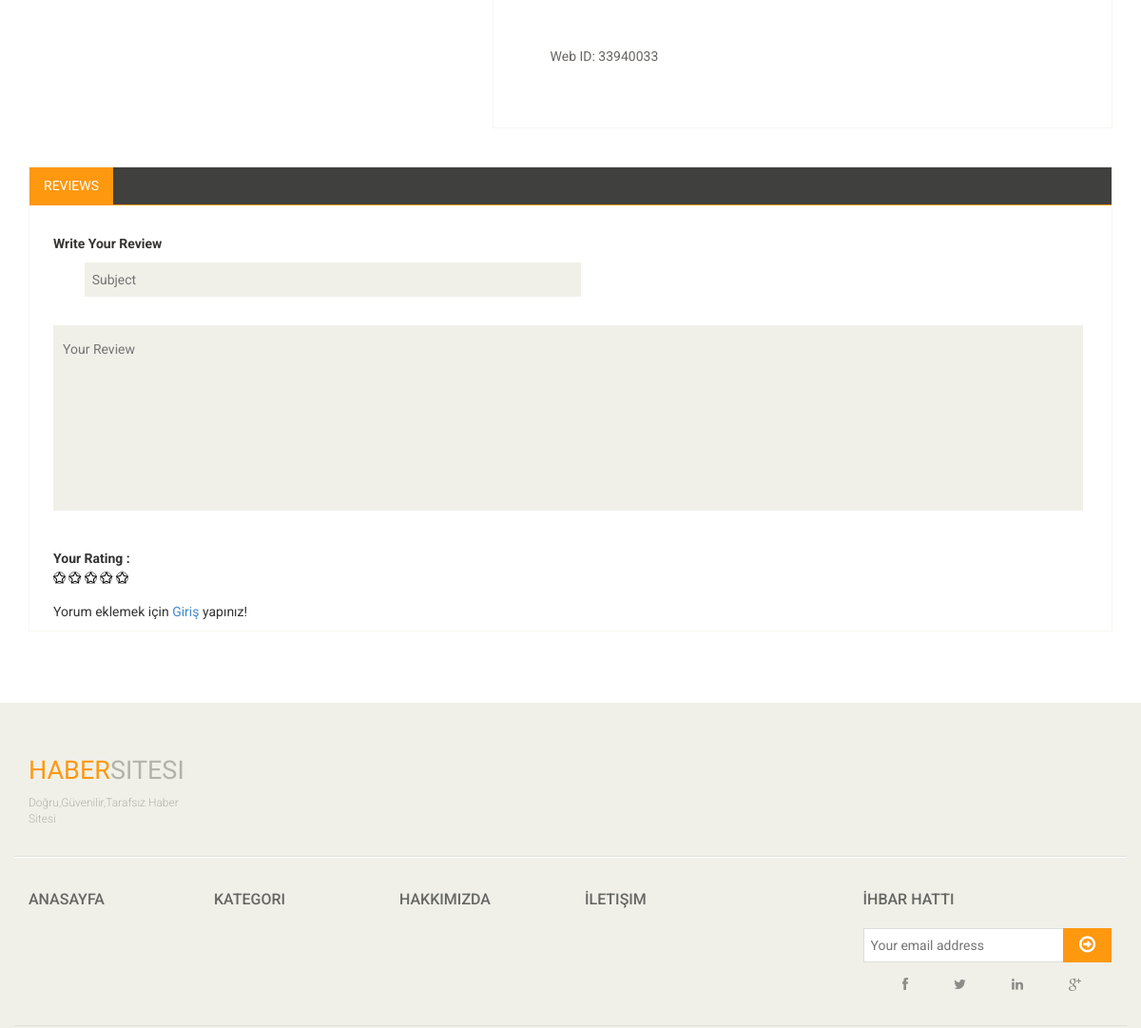
/news/11/super-lig-boyle-mi-/ (middle part), run on an earlier commit of the app's database.
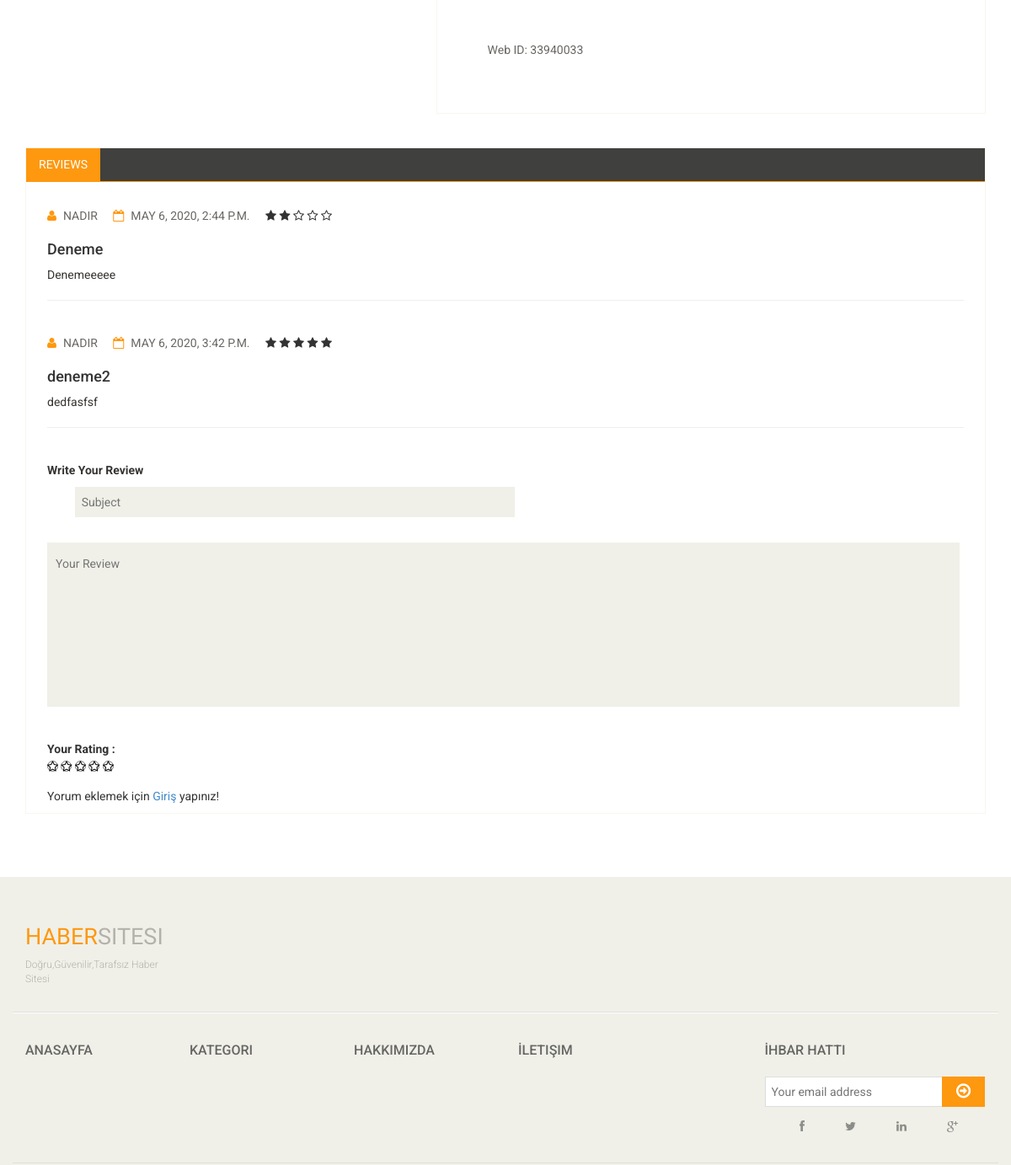
And on a later commit of the database.
### news/models.py (models this page shows, shortened)
class Comment(models.Model):
    STATUS=(
        ('New', 'Yeni'),
        ('True', 'Evet'),
        ('False', 'Hayır'),
    )
    news = models.ForeignKey(News,on_delete=models.CASCADE)
    user = models.ForeignKey(User,on_delete=models.CASCADE)
    subject = models.CharField(max_length=50,blank=True)
    comment = models.TextField(max_length=50,blank=True)
    rate = models.IntegerField(blank=True)
    status = models.CharField(max_length=10,choices=STATUS,default='New')
    ip = models.CharField(blank=True,max_length=20)
    create_at = models.DateTimeField(auto_now_add=True)
    update_at = models.DateTimeField(auto_now=True)

### home/views.py (the view)
# urls.py: path('news/<int:id>/<slug:slug>/',views.news_detail,name='news_detail'),
def news_detail(request,id,slug):
    category=Category.objects.all()
    new = News.objects.get(pk=id)
    images=Images.objects.filter(news_id=id)
    comments=Comment.objects.filter(news_id=id,status='True')
    context = {'new': new,
               'category': category,
               'images': images,
               'comments' : comments,
               }
    return render(request,'news_detail.html',context)

### home/templates/news_detail.html (shortened to what this page needs)
{% extends "homebase.html" %}
{% load static %}
{% block content %}
    <div class="section">
        <div class="container">
            <div class="row">
                <div class="product-details">
                    <div class="col-sm-7">
                        <div class="product-information">
                            <br>
                            <br>
                            <p>Web ID: 33940033</p>
                        </div>
                    </div>
                </div>
                <div class="category-tab shop-details-tab">
                    <div class="col-sm-12">
                        <ul class="nav nav-tabs">
                            <li class="active"><a href="#reviews" data-toggle="tab">Reviews</a></li>
                        </ul>
                    </div>
                    <div class="tab-pane fade active in" id="reviews" >
                        <div class="col-sm-12">
                            {% for rs in comments %}
                                <div>
                                    <ul>
                                        <li><a href=""><i class="fa fa-user"></i>{{rs.user.first_name}}</a></li>
                                        <li><a href=""><i class="fa fa-calendar-o"></i>{{ rs.create_at }}</a></li>
                                        <i class="fa fa-star{% if rs.rate < 1 %}-o empty{% endif %}"></i>
                                        <i class="fa fa-star{% if rs.rate < 2 %}-o empty{% endif %}"></i>
                                        <i class="fa fa-star{% if rs.rate < 3 %}-o empty{% endif %}"></i>
                                        <i class="fa fa-star{% if rs.rate < 4 %}-o empty{% endif %}"></i>
                                        <i class="fa fa-star{% if rs.rate < 5 %}-o empty{% endif %}"></i>
                                    </ul>
                                    <div>
                                        <h4>{{ rs.subject }}</h4>
                                        <p>{{ rs.comment }}</p>
                                    </div>
                                    <hr>
                                </div>
                                <br>
                            {% endfor %}
                            <p><b>Write Your Review</b></p>
                            <form action="/news/addcomment/{{ new.id }}" method="post">
                                <div class="form-group">
										<span>
											<input class="input" type="text" name="subject" id="id_subject" placeholder="Subject"/>
										</span>
                                </div>
                                <div class="form-group">
                                    <textarea class="input" name="comment" id="id_comment" placeholder="Your Review" ></textarea>
                                </div>
                                <div class="form-group">
                                    <div class="input-rating">
                                        <strong class="text-uppercase">Your Rating :</strong>
                                        <div class="stars">
                                            <input class="fa fa-star-o" type="radio" id="star1" name="rate" value="1"/><label for="star1"></label>
                                            <input class="fa fa-star-o" type="radio" id="star2" name="rate" value="2"/><label for="star2"></label>
                                            <input class="fa fa-star-o" type="radio" id="star3" name="rate" value="3"/><label for="star3"></label>
                                            <input class="fa fa-star-o" type="radio" id="star4" name="rate" value="4"/><label for="star4"></label>
                                            <input class="fa fa-star-o" type="radio" id="star5" name="rate" value="5"/><label for="star5"></label>
                                        </div>
                                    </div>
                                </div>
                                {% if user.id is not None %}
                                    <button class="btn btn-default pull-right">
                                        Send Comment
                                    </button>
                                {% else %}
                                    Yorum eklemek için <a href="/login"> Giriş </a> yapınız!
                                {% endif %}
                            </form>
                        </div>
                    </div>
                </div>
            </div>
        </div>
    </div>
{% endblock %}

### home/templates/homebase.html (shortened to what this page needs)
<!DOCTYPE html>
<html lang="en">
<head>
    {% load static %}
    <link href="{% static 'css/bootstrap.min.css' %}" rel="stylesheet">
    <link href="{%static 'css/font-awesome.min.css' %}" rel="stylesheet">
    <link href="{%static 'css/prettyPhoto.css' %}" rel="stylesheet">
    <link href="{%static 'css/price-range.css' %}" rel="stylesheet">
    <link href="{%static 'css/animate.css' %}" rel="stylesheet">
    <link href="{%static 'css/main.css' %}" rel="stylesheet">
    <link href="{%static 'css/responsive.css' %}" rel="stylesheet">
    <link rel="stylesheet" href="https://ajax.googleapis.com/ajax/libs/jqueryui/1.11.4/themes/smoothness/jquery-ui.css">
</head>
{% block content %}  {% endblock %}
{% include 'footer.html' %}
<body>
</body>
</html>

### home/templates/header.html (shortened to what this page needs)
{% load static %}
                            {% load mptt_tags %}

### home/templates/footer.html (shortened to what this page needs)
<footer id="footer">
    <div class="footer-top">
        <div class="container">
            <div class="row">
                <div class="col-sm-2">
                    <div class="companyinfo">
                        <h2><span>Haber</span>Sitesi</h2>
                        <p>Doğru,Güvenilir,Tarafsız Haber Sitesi</p>
                    </div>
                </div>
                <div class="col-sm-7">
                </div>
            </div>
        </div>
        <div class="footer-widget">
            <div class="container">
                <div class="row">
                    <div class="col-sm-2">
                        <div class="single-widget">
                            <a href="/"><h2>Anasayfa</h2></a>
                        </div>
                    </div>
                    <div class="col-sm-2">
                        <div class="single-widget">
                            <a href=""><h2>Kategori</h2></a>
                        </div>
                    </div>
                    <div class="col-sm-2">
                        <div class="single-widget">
                            <a href="/hakkimizda/"><h2>Hakkımızda</h2></a>
                        </div>
                    </div>
                    <div class="col-sm-2">
                        <div class="single-widget">
                            <a href="/iletisim/"><h2>İletişim</h2></a>
                        </div>
                    </div>
                    <div class="col-sm-3 col-sm-offset-1">
                        <div class="single-widget">
                            <h2>İhbar Hattı</h2>
                            <form action="#" class="searchform">
                                <input type="text" placeholder="Your email address" />
                                <button type="submit" class="btn btn-default"><i class="fa fa-arrow-circle-o-right"></i></button>
                                <div class="social-icons pull-right">
                                    <ul class="nav navbar-nav">
                                        <li><a href="#"><i class="fa fa-facebook"></i></a></li>
                                        <li><a href="#"><i class="fa fa-twitter"></i></a></li>
                                        <li><a href="#"><i class="fa fa-linkedin"></i></a></li>
                                        <li><a href="#"><i class="fa fa-google-plus"></i></a></li>
                                    </ul>
                                </div>
                            </form>
                        </div>
                    </div>
                </div>
            </div>
        </div>
    </div>
</footer>
{% load static %}

### home/static/css/main.css (style rules this page uses)
body { font-family: 'Roboto', sans-serif; background:; position: relative; font-weight:400px; }
ul li { list-style: none; }
a { -webkit-transition: 300ms; -moz-transition: 300ms; -o-transition: 300ms; transition: 300ms; }
h1, h2, h3, h4, h5, h6 { font-family: 'Roboto', sans-serif; }
.social-icons ul li a { border: 0 none; border-radius: 0; color: #696763; padding:0px; }
.social-icons ul li { display:inline-block; }
.social-icons ul li a i { padding: 11px 15px; transition: all 0.9s ease 0s; -moz-transition: all 0.9s ease 0s; -webkit-transition: all 0.9s ease 0s; -o-transition: all 0.9s ease 0s; }
#footer { background: #F0F0E9; }
.footer-top .container { border-bottom: 1px solid #E0E0DA; padding-bottom: 20px; }
.companyinfo { margin-top: 57px; }
.companyinfo h2 { color: #B4B1AB; font-family: abel; font-size: 27px; text-transform: uppercase; }
.companyinfo h2 span { color:#FE980F; }
.companyinfo p { color: #B3B3AD; font-family: 'Roboto', sans-serif; font-size: 12px; font-weight: 300; }
.footer-top .col-sm-3 { overflow: hidden; }
.footer-widget { margin-bottom: 68px; }
.footer-widget .container { border-top: 1px solid #FFFFFF; padding-top: 15px; }
.single-widget h2 { color: #666663; font-family: 'Roboto', sans-serif; font-size: 16px; font-weight: 500; margin-bottom: 22px; text-transform: uppercase; }
.single-widget ul li a { color: #8C8C88; font-family: 'Roboto', sans-serif; font-size: 14px; font-weight: 300; padding: 5px 0; }
.single-widget ul li a i { margin-right: 18px; }
.searchform input { border: 1px solid #DDDDDD; color: #CCCCC6; font-family: 'Roboto', sans-serif; font-size: 14px; margin-top: 0; outline: medium none; padding: 7px; width: 212px; }
.searchform button { background: #FE980F; border: medium none; border-radius: 0; margin-left: -5px; margin-top: -3px; padding: 7px 17px; }
.searchform button i { color: #FFFFFF; font-size: 20px; }
.category-tab { overflow: hidden; }
.category-tab ul { background: #40403E; border-bottom: 1px solid #FE980F; list-style: none outside none; margin: 0 0 30px; padding: 0; width: 100%; }
.category-tab ul li a { border: 0 none; border-radius: 0; color: #B3AFA8; display: block; font-family: 'Roboto', sans-serif; font-size: 14px; text-transform: uppercase; }
.nav-tabs li.active a, .nav-tabs li.active a:hover, .nav-tabs li.active a:focus { -moz-border-bottom-colors: none; -moz-border-left-colors: none; -moz-border-right-colors: none; -moz-border-top-colors: none; background-color: #FE980F; border:0px; color: #FFFFFF; cursor: default; margin-right:0; margin-left:0; }
.nav-tabs li a { border: 1px solid rgba(0, 0, 0, 0); border-radius: 4px 4px 0 0; line-height: 1.42857; margin-right:0; }
.product-details { overflow:hidden; }
#reviews { padding-left: 25px; padding-right: 25px; }
.product-details { margin-bottom: 40px; overflow: hidden; margin-top: 10px; }
.product-information { border: 1px solid #F7F7F0; overflow: hidden; padding-bottom: 60px; padding-left: 60px; padding-top: 60px; position: relative; }
.product-information p { color: #696763; font-family: 'Roboto', sans-serif; margin-bottom: 5px; }
.shop-details-tab { border: 1px solid #F7F7F0; margin-bottom: 75px; margin-left: 15px; margin-right: 15px; padding-bottom: 10px; }
.shop-details-tab .col-sm-12 { padding-left: 0; padding-right: 0; }
#reviews ul { background: #FFFFFF; border: 0 none; list-style: none outside none; margin: 0 0 20px; padding: 0; }
#reviews ul li { display:inline-block; }
#reviews ul li a { color: #696763; display: block; font-family: 'Roboto', sans-serif; font-size: 14px; padding-right: 15px; }
#reviews ul li a i { color:#FE980F; padding-right:8px; }
#reviews p { color:#363432; }
#reviews form span { display: block; }
#reviews form span input { background:#F0F0E9; border: 0 none; color: #A6A6A1; font-family: 'Roboto', sans-serif; font-size: 14px; outline: medium none; padding: 8px; width: 48%; }
#reviews form span input:last-child { margin-left: 3%; }
#reviews textarea { background: #F0F0E9; border: medium none; color: #A6A6A1; height: 195px; margin-bottom: 25px; margin-top: 15px; outline: medium none; padding-left: 10px; padding-top: 15px; resize: none; width: 99.5%; }
.user_info input, select, textarea { background: #F0F0E9; border:0; color: #696763; padding: 5px; width: 100%; border-radius: 0; resize: none }

What changed in the data, as far as the page shows it:
added Comment: user.first_name "NADIR", create_at "MAY 6, 2020, 2:44 P.M.", rate 2 (drawn), subject "Deneme", comment "Denemeeeee"
added Comment: user.first_name "NADIR", create_at "MAY 6, 2020, 3:42 P.M.", rate 5 (drawn), subject "deneme2", comment "dedfasfsf"
